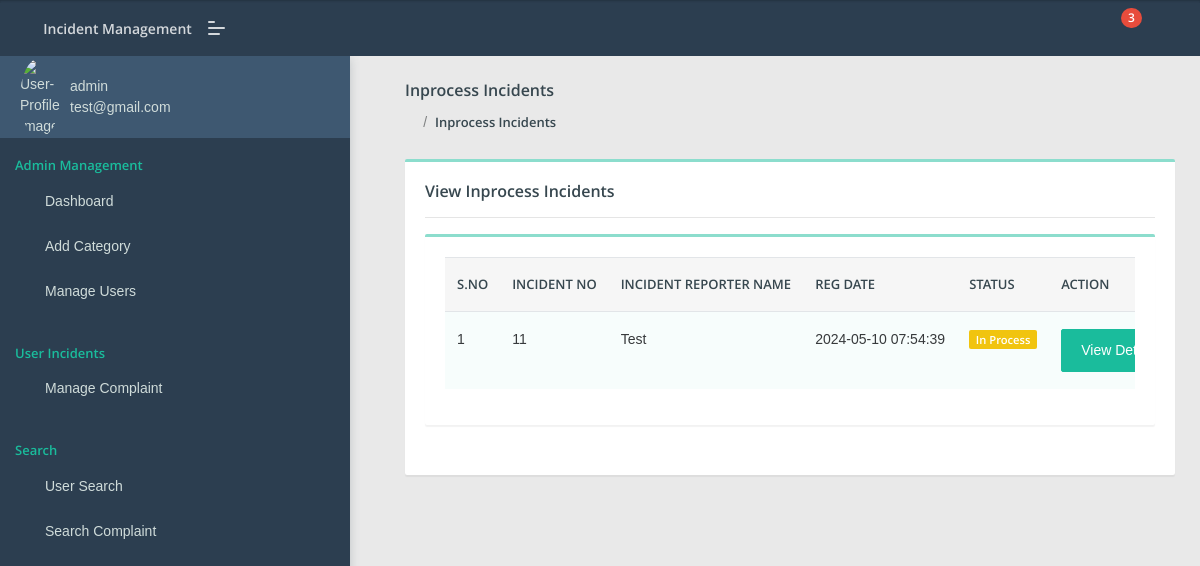
Page /admin/inprocess-incident.php (signed in) on the committed database.
### tables this page shows
CREATE TABLE IF NOT EXISTS `tblincidents` (
  `incident_id` varchar(50) NOT NULL,
  `complaintNumber` int(11) NOT NULL AUTO_INCREMENT,
  `userId` int(11) DEFAULT NULL,
  `category` varchar(11) DEFAULT NULL,
  `complaintPriority` varchar(255) DEFAULT NULL,
  `reporter_name` varchar(50) NOT NULL,
  `complaintDetails` mediumtext,
  `regDate` timestamp NULL DEFAULT CURRENT_TIMESTAMP,
  `status` varchar(50) DEFAULT NULL,
  `lastUpdationDate` timestamp NULL DEFAULT NULL ON UPDATE CURRENT_TIMESTAMP,
  PRIMARY KEY (`complaintNumber`),
  UNIQUE KEY `incident_id` (`incident_id`)
);

CREATE TABLE IF NOT EXISTS `users` (
  `id` int(11) NOT NULL AUTO_INCREMENT,
  `fullName` varchar(255) DEFAULT NULL,
  `userEmail` varchar(255) DEFAULT NULL,
  `password` varchar(255) DEFAULT NULL,
  `contactNo` bigint(11) DEFAULT NULL,
  `address` tinytext,
  `State` varchar(255) DEFAULT NULL,
  `country` varchar(255) DEFAULT NULL,
  `pincode` int(6) DEFAULT NULL,
  `userImage` varchar(255) DEFAULT NULL,
  `regDate` timestamp NOT NULL DEFAULT CURRENT_TIMESTAMP,
  `updationDate` timestamp NULL DEFAULT NULL,
  `status` int(1) DEFAULT NULL,
  PRIMARY KEY (`id`)
);

### admin/inprocess-incident.php (the view, shortened to what this page needs)
<?php
include('include/config.php');
if(strlen($_SESSION['aid'])==0)
    {
header('location:index.php');
}
else{
?>
<!DOCTYPE html>
<html lang="en">
<head>
    <link rel="stylesheet" href="assets/css/style.css">
</head>
<body class="">
	<?php include('include/sidebar.php');?>
	<?php include('include/header.php');?>
<section class="pcoded-main-container">
    <div class="pcoded-content">
        <div class="page-header">
            <div class="page-block">
                <div class="row align-items-center">
                    <div class="col-md-12">
                        <div class="page-header-title">
                            <h5 class="m-b-10">Inprocess Incidents</h5>
                        </div>
                        <ul class="breadcrumb">
                            <li class="breadcrumb-item"><a href="dashboard.php"><i class="feather icon-home"></i></a></li>
                            <li class="breadcrumb-item"><a href="inprocess-incident.php">Inprocess Incidents</a></li>
                        </ul>
                    </div>
                </div>
            </div>
        </div>
        <div class="row">
            <div class="col-sm-12">
                <div class="card">
                    <div class="card-body">
                        <h5>View Inprocess Incidents</h5>
                        <hr>
                      <div class="row">
                            <div class="col-xl-12">
                <div class="card">
                    <div class="card-body table-border-style">
                        <div class="table-responsive">
                            <table class="table table-striped">
                                <thead>
                                        <tr><th>S.No</th>
											<th>Incident No</th>
											<th>Incident Reporter Name</th>
											<th>Reg Date</th>
											<th>Status</th>
											<th>Action</th>
										</tr>
                                </thead>
                                <tbody>
                                    <?php
$st='in process';
$query=mysqli_query($con,"select tblincidents.*,users.fullName as name from tblincidents join users on users.id=tblincidents.userId where tblincidents.status='$st'");
$cnt=1;
while($row=mysqli_fetch_array($query))
{
?>
                                        <tr>
                                            <td><?php echo htmlentities($cnt);?></td>
                                            <td><?php echo htmlentities($row['complaintNumber']);?></td>
                                            <td><?php echo htmlentities($row['name']);?></td>
                                            <td> <?php echo htmlentities($row['regDate']);?></td>
                                                                        <td>
                                                <?php $status=$row['status'];
                                                if($status==''): ?>
                                                <span class="badge badge-danger">Not Processed Yet</span>
                                            <?php elseif($status=='in process'):?>
                                             <span class="badge badge-warning">In Process</span>
                                         <?php elseif($status=='closed'):?>
                                             <span class="badge badge-success">Closed</span>
                                         <?php endif;?>
</td>
<td>   <a href="incident-details.php?cid=<?php echo htmlentities($row['complaintNumber']);?>" class="btn btn-primary"> View Details</a>
											</td>
                                        </tr>
                                        <?php $cnt=$cnt+1; } ?>
                                </tbody>
                            </table>
                        </div>
                    </div>
                </div>
            </div>
                        </div>
                    </div>
                </div>
            </div>
        </div>
    </div>
</section>
</body>
</html>
<?php } ?>

### admin/include/sidebar.php (shortened to what this page needs)
<nav class="pcoded-navbar  ">
	<div class="navbar-wrapper  ">
		<div class="navbar-content scroll-div " >
			<div class="">
				<div class="main-menu-header">
					<img class="img-radius" src="assets/images/user/user-gear.png" alt="User-Profile-Image">
					<div class="user-details">
						<?php
							$id=intval($_SESSION["aid"]);
							$query=mysqli_query($con,"select * from admin where id='$id'");
							while($row=mysqli_fetch_array($query))
							{
							?>
						<span><?php echo  htmlentities($row['fullname']);?></span>
						<div id="more-details"><?php echo  htmlentities($row['email']);?><i class="fa fa-chevron-down m-l-5"></i></div><?php } ?>
					</div>
				</div>
			</div>
			<ul class="nav pcoded-inner-navbar ">
				<li class="nav-item pcoded-menu-caption">
					<label>Admin Management</label>
				</li>
				<li class="nav-item">
				    <a href="dashboard.php" class="nav-link "><span class="pcoded-micon"><i class="feather icon-home"></i></span><span class="pcoded-mtext">Dashboard</span></a>
				</li>
				<li class="nav-item">
				    <a href="category.php" class="nav-link "><span class="pcoded-micon"><i class="feather icon-file-text"></i></span><span class="pcoded-mtext">Add Category</span></a>
				</li>
				<li class="nav-item">
				    <a href="manage-users.php" class="nav-link "><span class="pcoded-micon"><i class="feather icon-user"></i></span><span class="pcoded-mtext">Manage Users</span></a>
				</li>
				<li class="nav-item pcoded-menu-caption">
					<label>User Incidents</label>
				</li>
				<li class="nav-item pcoded-hasmenu">
					<a href="#!" class="nav-link "><span class="pcoded-micon"><i class="feather icon-box"></i></span><span class="pcoded-mtext">Manage Complaint</span></a>
				</li>
				<li class="nav-item pcoded-menu-caption">
					<label>Search</label>
				</li>
				<li class="nav-item">
				    <a href="user-search.php" class="nav-link "><span class="pcoded-micon"><i class="feather icon-search"></i></span><span class="pcoded-mtext">User Search</span></a>
				</li>
				<li class="nav-item">
				    <a href="incident-search.php" class="nav-link "><span class="pcoded-micon"><i class="feather icon-search"></i></span><span class="pcoded-mtext">Search Complaint</span></a>
				</li>
			</ul>
		</div>
	</div>
</nav>

### rows in the picture
tblincidents: complaintNumber "11", userId.fullName "Test", regDate "2024-05-10 07:54:39", status "In Process"

### other values in the picture
$row['fullname'] "admin"
$row['email'] "test@gmail.com"
$num1 "3"
